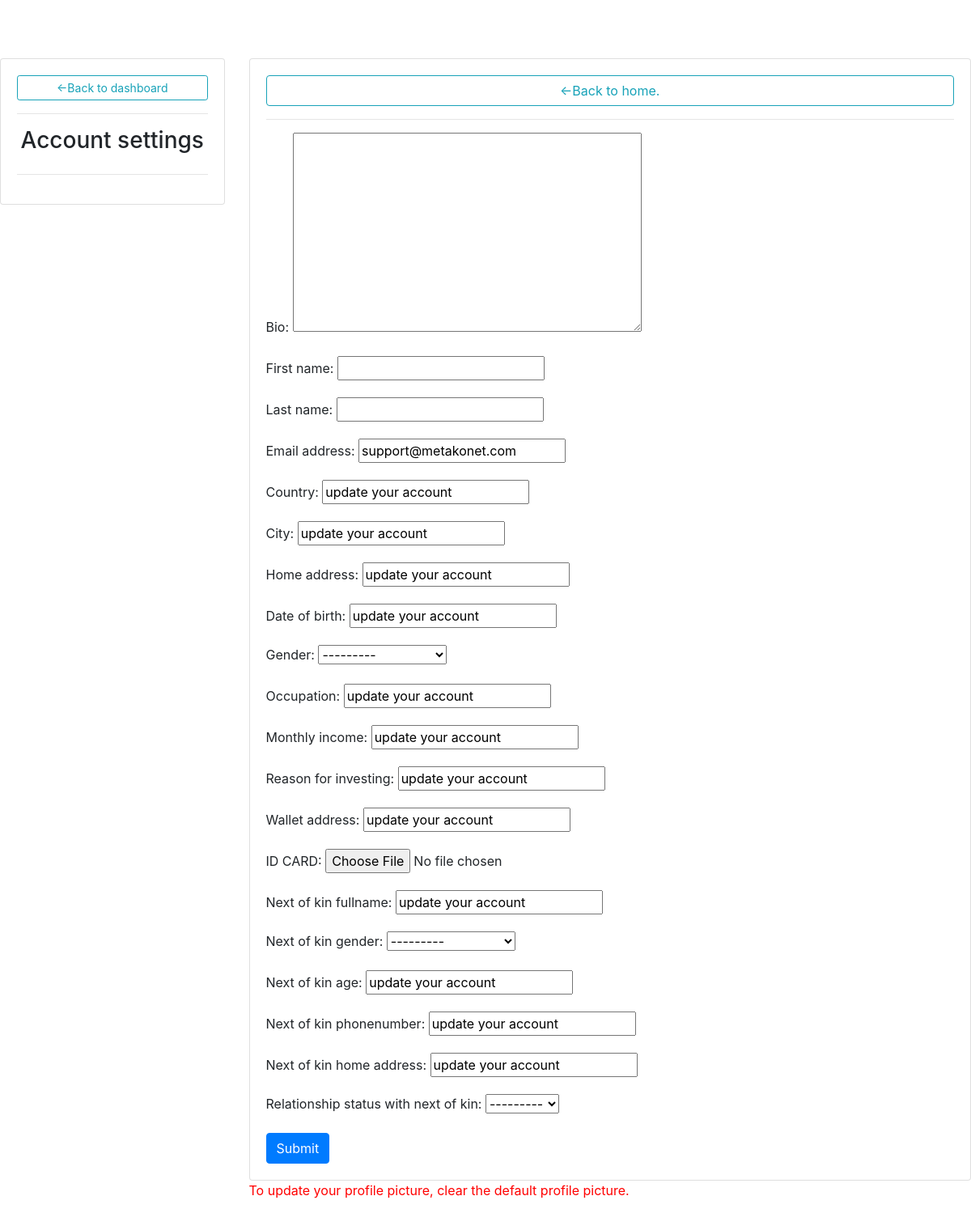
The app's page /account_settings/ (signed in) with its own data.
### fayapp/models.py (models this page shows, shortened)
class Client(models.Model):
	GENDER= (
		('MALE', 'MALE'),
		('FEMALE', 'FEMALE'),
		('TRANSGENDER', 'TRANSGENDER'),
		('RATHER NOT SAY', 'RATHER NOT SAY'),
		)
	KIN_GENDER= (
		('MALE', 'MALE'),
		('FEMALE', 'FEMALE'),
		('TRANSGENDER', 'TRANSGENDER'),
		('RATHER NOT SAY', 'RATHER NOT SAY'),
		)
	RELATIONSHIP=(
		('FATHER', 'FATHER'),
		('MOTHER', 'MOTHER'),
		('SIBLING', 'SIBLING'),
		('SPOUSE', 'SPOUSE'),
		('OTHERS', 'OTHERS'),
		)
	user= models.OneToOneField(User, on_delete= models.CASCADE)
	bio= models.TextField(blank= True)
	first_name= models.CharField(max_length=64, default='update your account', null=True, blank=True)
	last_name= models.CharField(max_length=64, default='update your account', null=True, blank=True)
	email_address= models.CharField(max_length=64, default='update your account', null=True, blank=True)
	country= models.CharField(max_length=64, default='update your account', null=True, blank=True)
	city= models.CharField(max_length=64, default='update your account', null=True, blank=True)
	home_address= models.CharField(max_length=64, default='update your account', null=True, blank=True)
	Date_of_birth= models.CharField(max_length=64, default='update your account', null=True, blank=True)
	gender= models.CharField(max_length=64, default='update your account', null=True, blank=True, choices=GENDER)
	occupation= models.CharField(max_length=64, default='update your account', null=True, blank=True)
	monthly_income= models.CharField(max_length=64, default='update your account', null=True, blank=True)
	reason_for_investing= models.CharField(max_length=64, default='update your account', null=True, blank=True)
	code= models.CharField(max_length=12, blank=True)
	recommended_by= models.ForeignKey(User, on_delete=models.CASCADE, blank=True, null=True, related_name='ref_by')
	updated= models.DateTimeField(auto_now= True)
	created= models.DateTimeField(auto_now_add= True)
	deposit= models.FloatField(default=0, null=True)
	balance= models.FloatField(default=0,null=True)
	withdrawal= models.FloatField(default=0,null=True)
	profit= models.FloatField(default=0,null=True)
	roi= models.FloatField(default=0.015, null=True)
	running_days= models.IntegerField(default=0, null=True)
	wallet_address= models.CharField(max_length=400, default='update your account', null=True)
	ID_CARD= models.ImageField(null=True, blank=True)
	next_of_kin_fullname= models.CharField(max_length=64, default='update your account', null=True, blank=True)
	next_of_kin_phonenumber= models.CharField(max_length=64, default='update your account', null=True, blank=True)
	next_of_kin_gender= models.CharField(max_length=64, default='update your account', null=True, blank=True, choices=KIN_GENDER)
	next_of_kin_age= models.CharField(max_length=64, default='update your account', null=True, blank=True,)
	next_of_kin_phonenumber= models.CharField(max_length=64, default='update your account', null=True, blank=True,)
	next_of_kin_home_address= models.CharField(max_length=64, default='update your account', null=True, blank=True,)
	relationship_status_with_next_of_kin= models.CharField(max_length=64, default='update your account', null=True, blank=True, choices=RELATIONSHIP)
	@property
	def profile_picUrl(self):
		try:
			url= self.profile_pic.url
		except:
			url=''
		return url

### fayapp/views.py (the view)
# urls.py: path('account_settings/', views.account_settings, name='account_settings'),
@login_required(login_url='signin')
def account_settings(request):
	client= request.user.client
	form=ClientForm(instance=client)
	if request.method=='POST':
		form= ClientForm(request.POST, request.FILES, instance=client)
		if form.is_valid():
			form.save()
	context= {"form":form}
	return render(request, 'fayapp/account_settings.html', context)

### fayapp/forms.py
class ClientForm(ModelForm):
	class Meta:
		model= Client
		fields= '__all__'
		exclude= ['user','code', 'recommended_by', 'deposit', 'balance', 'withdrawal', 'profit','roi', 'running_days']

### fayapp/templates/fayapp/account_settings.html (shortened to what this page needs)
<!DOCTYPE html>
{% load static %}
<html>
<head>
	<link rel="stylesheet" href="https://stackpath.bootstrapcdn.com/bootstrap/4.1.3/css/bootstrap.min.css">
    <link rel="stylesheet" href="https://use.fontawesome.com/releases/v5.6.1/css/all.css">
</head>
<body>
<br>
<br>
<br>
<div class="row">
	<div class="col-md-3">
		<div class="card card-body">
			<a href="{% url 'dashboard' %}" class="btn btn-outline-info btn-sm">&#8592;Back to dashboard</a>
			<hr>
			<h3 style="text-align: center;">Account settings</h3>
			<hr>
		</div>
	</div>
		<div class="col-md-9">
		<div class="card card-body">
			<a href="{% url 'home' %}" class="btn btn-outline-info">&#8592;Back to home.</a>
			<hr>
			<form method="Post" action="" enctype='multipart/form-data'>
				{{form.as_p}}
				<input type="submit" class="btn btn-primary" name="Update information">
			</form>
		</div>
		<p style="color: red;">To update your profile picture, clear the default profile picture.</p>
	</div>
</div>
</body>
</html>

### records on screen
Client: email_address "support@metakonet.com", country "update your account", city "update your account", home_address "update your account", Date_of_birth "update your account", gender "---------", occupation "update your account", monthly_income "update your account", reason_for_investing "update your account", wallet_address "update your account", next_of_kin_fullname "update your account", next_of_kin_gender "---------", next_of_kin_age "update your account", next_of_kin_phonenumber "update your account", next_of_kin_home_address "update your account", relationship_status_with_next_of_kin "---------"
